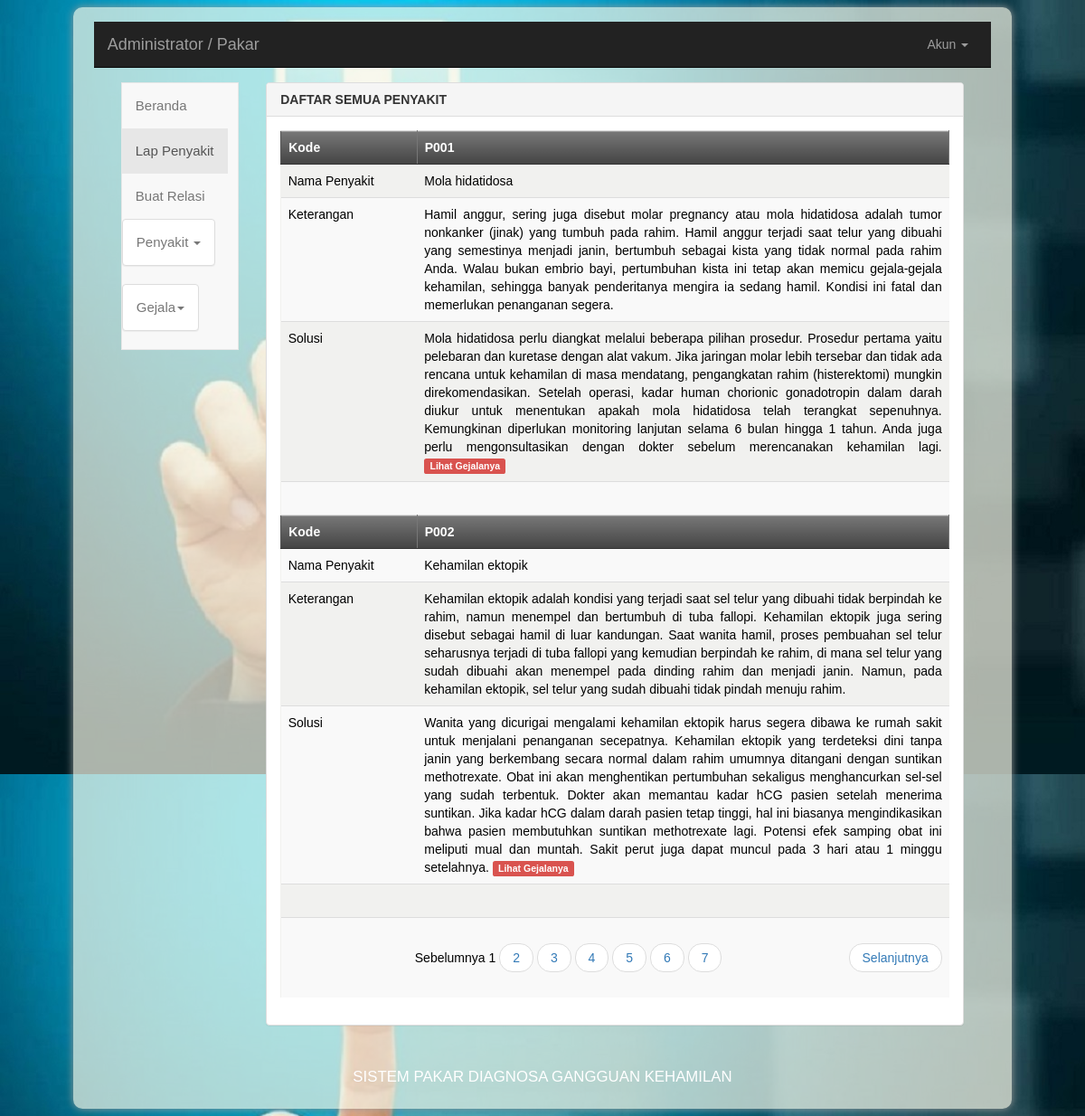
Page /pakar/LapPenyakitSemua.php (signed in) on the committed database.
### tables this page shows
CREATE TABLE `penyakit` (
  `kd_penyakit` varchar(4) NOT NULL,
  `nm_penyakit` varchar(60) NOT NULL,
  `keterangan` mediumtext NOT NULL,
  `solusi` mediumtext NOT NULL
);

### pakar/LapPenyakitSemua.php (the view, shortened to what this page needs)
<?php
include "../lib/inc.koneksidb.php";
?>
<!DOCTYPE html>
<html>
<head>
    <link rel="stylesheet" type="text/css" href="../css/style.css" />
    <link rel="stylesheet" type="text/css" href="../css/buttons.css" />
</head>
<body>
  <div class="container-fluid">
    <div class="isi"><br>
<nav class="navbar navbar-inverse navbar-static-top">
    <div class="container-fluid">
    <div class="navbar-header">
      <a class="navbar-brand" href="#">
        Administrator / Pakar
      </a>
    </div>
    <div class="collapse navbar-collapse" id="bs-example-navbar-collapse-1">
      <ul class="nav navbar-nav navbar-right">
        <li class="dropdown">
          <a href="#" class="dropdown-toggle" data-toggle="dropdown" role="button" aria-expanded="false">
            Akun
            <span class="caret"></span></a>
          </li>
        </ul>
      </div>
    </div>
  </nav> </br>
  <div class="container-fluid main-container">
      <div class="col-md-2 sidebar">
        <div class="row">
   <div class="collapse navbar-collapse" id="bs-example-navbar-collapse-2">
  <div class="side-menu">
    <nav class="navbar navbar-default" role="navigation">
      <div class="side-menu-container">
        <ul class="nav navbar-nav">
          <li><a href="index.php">Beranda</a></li>
          <li class="active"><a href="LapPenyakitSemua.php">Lap Penyakit</a></li>
          <li><a href="RelasiAddPilih.php">Buat Relasi</a></li>
          <li class="panel panel-default" id="dropdown">
            <a data-toggle="collapse" href="#dropdown-penyakit">
             Penyakit <span class="caret"></span>
            </a>
          </li>
          <li class="panel panel-default" id="dropdown">
            <a data-toggle="collapse" href="#dropdown-gejala">
             Gejala<span class="caret"></span>
            </a>
          </li>
        </ul>
      </div>
    </nav>
  </div>
</div>
  </div>
</div>
      <div class="col-md-10 content">
          <div class="panel panel-default">
  <div class="panel-heading">
    <b>DAFTAR SEMUA PENYAKIT</b>
  </div>
  <div class="panel-body">
    <table class="table table-striped">
  <?php
$batas = 2;
$pg = isset( $_GET['pg'] ) ? $_GET['pg'] : "";
if ( empty( $pg ) ) {
$posisi = 0;
$pg = 1;
} else {
$posisi = ( $pg - 1 ) * $batas;
}
  $sql = "SELECT * FROM penyakit ORDER BY kd_penyakit LIMIT $posisi, $batas";
  $qry = mysql_query($sql, $koneksi)  or die ("SQL Error".mysql_error());
  while ($data=mysql_fetch_array($qry)) {
  ?>
  <tr>
    <th width="120"><b>Kode</b></th>
    <th width="469"><b><?php echo $data['kd_penyakit']; ?></b></th>
  </tr>
  <tr>
    <td valign="top">Nama Penyakit </td>
    <td><?php echo $data['nm_penyakit']; ?></td>
  </tr>
  <tr>
    <td valign="top">Keterangan</td>
    <td style="text-align: justify;"><?php echo $data['keterangan']; ?></td>
  </tr>
  <tr>
    <td valign="top">Solusi</td>
    <td style="text-align: justify;"><?php echo $data['solusi']; ?>
    <a href="LapGejalaPenyakit2.php?kdSakit=<?php echo $data['kd_penyakit']; ?>" target="_self"><span class="label label-danger">Lihat Gejalanya</span></a></td>
  </tr>
  <tr>
    <td colspan="2">&nbsp;</td>
  </tr>
  <?php
  }
  ?>
<tr>
<td colspan="2">
<?php
$jml_data = mysql_num_rows(mysql_query("SELECT * FROM penyakit ORDER BY kd_penyakit"));
$JmlHalaman = ceil($jml_data/$batas);
if ( $pg > 1 ) {
$link = $pg-1;
$prev = "<a href='?pg=$link'>Sebelumnya </a>";
} else {
$prev = "Sebelumnya ";
}
$nmr = '';
for ( $i = 1; $i<= $JmlHalaman; $i++ ){
if ( $i == $pg ) {
$nmr .= $i . " ";
} else {
$nmr .= "<a href='?pg=$i'>$i</a> ";
}
}
if ( $pg < $JmlHalaman ) {
$link = $pg + 1;
$next = "<a href='?pg=$link'>Selanjutnya</a>";
} else {
$next = " Selanjutnya";
}
echo '<ul class=pager><li class=previous>'.$prev.'</li><li>'.$nmr.'</li><li class=next>'.$next.'</li></ul>';
?>
</td>
</tr>
</table>
</div>
</div>
      </div>
    </div>
<div class="bawah"><div class="copy">
            <p> Sistem Pakar Diagnosa Gangguan Kehamilan </p>
        </div>
    </div>
</div>
</div>
</body>
</html>

### rows in the picture
penyakit: kd_penyakit "P001", nm_penyakit "Mola hidatidosa", keterangan "Hamil anggur, sering juga disebut molar pregnancy atau mola hidatidosa adalah tumor nonkanker (jinak) yang tumbuh pada rahim. Hamil anggur terjadi saat telur yang dibuahi yang semestinya menjadi janin, bertumbuh sebagai kista yang tidak normal pada rahim Anda. Walau bukan embrio bayi, pertumbuhan kista ini tetap akan memicu gejala-gejala kehamilan, sehingga banyak penderitanya mengira ia sedang hamil. Kondisi ini fatal dan memerlukan penanganan segera.", solusi "Mola hidatidosa perlu diangkat melalui beberapa pilihan prosedur. Prosedur pertama yaitu pelebaran dan kuretase dengan alat vakum. Jika jaringan molar lebih tersebar dan tidak ada rencana untuk kehamilan di masa mendatang, pengangkatan rahim (histerektomi) mungkin direkomendasikan. Setelah operasi, kadar human chorionic gonadotropin dalam darah diukur untuk menentukan apakah mola hidatidosa telah terangkat sepenuhnya. Kemungkinan diperlukan monitoring lanjutan selama 6 bulan hingga 1 tahun. Anda juga perlu mengonsultasikan dengan dokter sebelum merencanakan kehamilan lagi."
penyakit: kd_penyakit "P002", nm_penyakit "Kehamilan ektopik", keterangan "Kehamilan ektopik adalah kondisi yang terjadi saat sel telur yang dibuahi tidak berpindah ke rahim, namun menempel dan bertumbuh di tuba fallopi. Kehamilan ektopik juga sering disebut sebagai hamil di luar kandungan. Saat wanita hamil, proses pembuahan sel telur seharusnya terjadi di tuba fallopi yang kemudian berpindah ke rahim, di mana sel telur yang sudah dibuahi akan menempel pada dinding rahim dan menjadi janin. Namun, pada kehamilan ektopik, sel telur yang sudah dibuahi tidak pindah menuju rahim.", solusi "Wanita yang dicurigai mengalami kehamilan ektopik harus segera dibawa ke rumah sakit untuk menjalani penanganan secepatnya. Kehamilan ektopik yang terdeteksi dini tanpa janin yang berkembang secara normal dalam rahim umumnya ditangani dengan suntikan methotrexate. Obat ini akan menghentikan pertumbuhan sekaligus menghancurkan sel-sel yang sudah terbentuk. Dokter akan memantau kadar hCG pasien setelah menerima suntikan. Jika kadar hCG dalam darah pasien tetap tinggi, hal ini biasanya mengindikasikan bahwa pasien membutuhkan suntikan methotrexate lagi. Potensi efek samping obat ini meliputi mual dan muntah. Sakit perut juga dapat muncul pada 3 hari atau 1 minggu setelahnya."

### other values in the picture
$prev "Sebelumnya"
